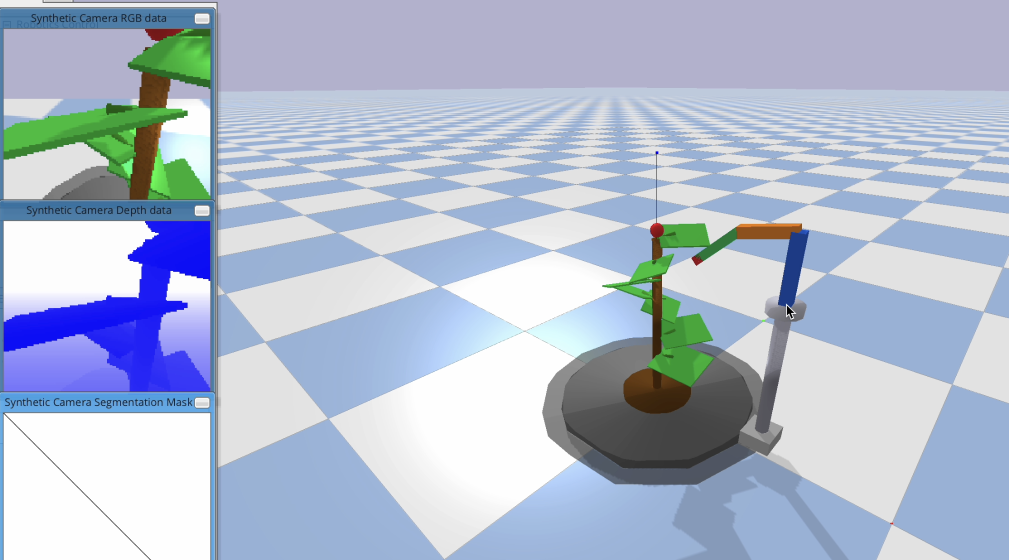
#> input picture TEST/截屏2025-10-16 下午11.16.47.png, 2018 x 1120 px (shown at 1/2 size)
$ python -i qwne-vl.py   (imports and definitions only)
#> lines starting #> are read from the running program, lines starting #| are printed output that depends on the picture; after the words box and inside, x2 and y2 are one past the last pixel; in counts of white or black regions, pixels touching at a corner belong together
#!/usr/bin/env python3
# -*- coding: utf-8 -*-
"""
在 VS Code 中使用 Qwen3-VL-8B-Instruct-MLX-8bit，
自动标注图片中“红色”物体并保存标注结果。
"""

# ======== 路径配置（请改成你自己的） ========
IMAGE_PATH = "截屏2025-10-16 下午11.16.47.png"     # 要分析的图片
OUT_PATH   = "annotated.png" # 输出图片
REPORT_PATH = "report.txt"   # 输出文字报告
MODEL_NAME = "lmstudio-community/Qwen3-VL-8B-Instruct-MLX-8bit"  # 模型名称
# ============================================

import os, re, json, subprocess, sys
import numpy as np
from PIL import Image, ImageDraw, ImageFont
import cv2

# ---------- 提示词 ----------
PROMPT = (
    "你是一名图像标注助手。"
    "任务：仅针对图像中‘红色’的物体进行框选，输出每个红色目标的边界框和名称。"
    "请严格返回一个 JSON 数组，不要包含多余文字。"
    "数组中的每个元素是一个对象，包含字段："
    '{"label": "类别或名称(如 red-shirt, red-car 等)", "bbox": [x1, y1, x2, y2]}。'
    "坐标是整数像素，x1,y1 为左上角，x2,y2 为右下角。"
    "只允许出现这个 JSON 数组，别输出其他文本。"
)

# ---------- 调用 Qwen ----------
# [31 lines left out: function run_qwen, not called in this run]

# ---------- HSV 颜色检测备用 ----------
def fallback_detect_red(image_path):
    """经典 HSV 红色检测"""
#> called with image_path = '截屏2025-10-16 下午11.16.47.png'
    img_bgr = cv2.imread(image_path)
#> img_bgr is the input picture: shape (1120, 2018, 3); mean B, G, R 207.7, 187.6, 176.4
    if img_bgr is None:
        return []
    img_hsv = cv2.cvtColor(img_bgr, cv2.COLOR_BGR2HSV)
#> img_hsv: shape (1120, 2018, 3); mean H, S, V 70.8, 46.6, 211.6
    lower1 = np.array([0, 100, 80])
    upper1 = np.array([10, 255, 255])
    lower2 = np.array([170, 100, 80])
    upper2 = np.array([180, 255, 255])
    mask = cv2.inRange(img_hsv, lower1, upper1) | cv2.inRange(img_hsv, lower2, upper2)
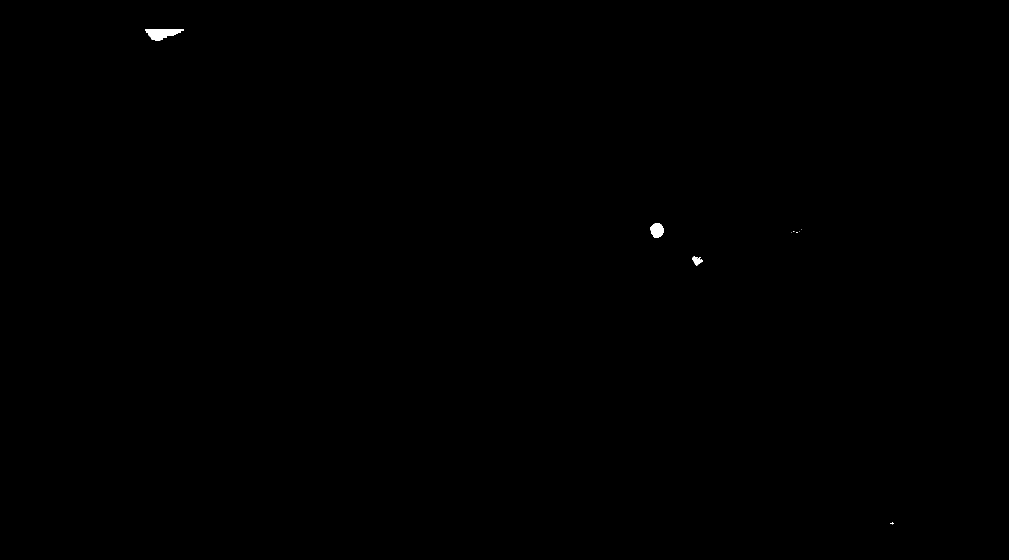
#> mask: shape (1120, 2018) (shown at 1/2 size); 0.09% white; 9 white regions (6 under 20 px), largest, box (x1, y1, x2, y2) and area: (290, 58, 368, 82) 1137, (1301, 446, 1328, 476) 607, (1384, 513, 1406, 532) 219
    kernel = np.ones((5,5), np.uint8)
    mask = cv2.morphologyEx(mask, cv2.MORPH_OPEN, kernel)
#> mask: shape (1120, 2018); 0.08% white; 3 white regions
    mask = cv2.morphologyEx(mask, cv2.MORPH_CLOSE, kernel)
    contours, _ = cv2.findContours(mask, cv2.RETR_EXTERNAL, cv2.CHAIN_APPROX_SIMPLE)
#> contours = 3 contours; box (x1, y1, x2, y2) and area: (292, 58, 362, 82) 1030, (1301, 446, 1328, 475) 566, (1385, 514, 1403, 530) 158
    boxes = []
    for cnt in contours:
        x, y, w, h = cv2.boundingRect(cnt)
        if w*h < 200:
            continue
        boxes.append({"label": "red", "bbox": [int(x), int(y), int(x+w), int(y+h)]})
#> this loop made 3 passes
#> (x, y, w, h) on passes 1 to 3: (1385, 514, 18, 16), (1301, 446, 27, 29), (292, 58, 70, 24)
#> after the loop, boxes = 3 items
    return boxes

# ---------- 绘制框 ----------
# [52 lines left out: functions draw_boxes, main, not called in this run]

# [2 lines not run here, left out]

>>> result = fallback_detect_red('截屏2025-10-16 下午11.16.47.png')
#> result = 3 items
